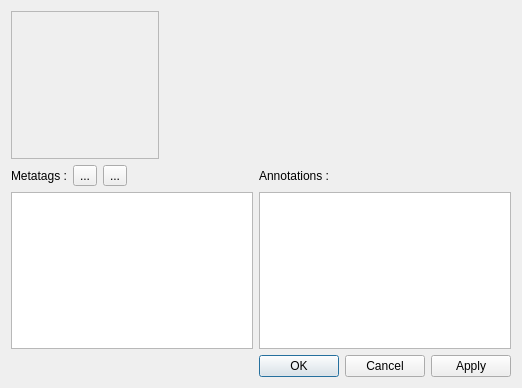
<?xml version="1.0" encoding="UTF-8"?>
<ui version="4.0">
 <class>ClipProperty</class>
 <widget class="QDialog" name="ClipProperty">
  <property name="geometry">
   <rect>
    <x>0</x>
    <y>0</y>
    <width>522</width>
    <height>388</height>
   </rect>
  </property>
  <property name="windowTitle">
   <string/>
  </property>
  <layout class="QGridLayout" name="gridLayout">
   <item row="0" column="0" colspan="4">
    <widget class="QFrame" name="frame">
     <property name="frameShape">
      <enum>QFrame::StyledPanel</enum>
     </property>
     <property name="frameShadow">
      <enum>QFrame::Raised</enum>
     </property>
     <layout class="QGridLayout" name="gridLayout_2">
      <item row="0" column="0">
       <widget class="QLabel" name="snapshotLabel">
        <property name="sizePolicy">
         <sizepolicy hsizetype="Minimum" vsizetype="Minimum">
          <horstretch>0</horstretch>
          <verstretch>0</verstretch>
         </sizepolicy>
        </property>
        <property name="minimumSize">
         <size>
          <width>128</width>
          <height>128</height>
         </size>
        </property>
        <property name="maximumSize">
         <size>
          <width>128</width>
          <height>128</height>
         </size>
        </property>
        <property name="baseSize">
         <size>
          <width>256</width>
          <height>256</height>
         </size>
        </property>
        <property name="text">
         <string/>
        </property>
       </widget>
      </item>
     </layout>
    </widget>
   </item>
   <item row="0" column="4">
    <spacer name="horizontalSpacer_2">
     <property name="orientation">
      <enum>Qt::Horizontal</enum>
     </property>
     <property name="sizeHint" stdset="0">
      <size>
       <width>40</width>
       <height>20</height>
      </size>
     </property>
    </spacer>
   </item>
   <item row="1" column="0">
    <widget class="QLabel" name="label">
     <property name="text">
      <string>Metatags :</string>
     </property>
    </widget>
   </item>
   <item row="2" column="0" colspan="6">
    <widget class="QListView" name="metaTagsView">
     <property name="selectionMode">
      <enum>QAbstractItemView::MultiSelection</enum>
     </property>
    </widget>
   </item>
   <item row="3" column="5">
    <spacer name="horizontalSpacer">
     <property name="orientation">
      <enum>Qt::Horizontal</enum>
     </property>
     <property name="sizeHint" stdset="0">
      <size>
       <width>40</width>
       <height>20</height>
      </size>
     </property>
    </spacer>
   </item>
   <item row="3" column="6">
    <widget class="QDialogButtonBox" name="buttonBox">
     <property name="sizePolicy">
      <sizepolicy hsizetype="Fixed" vsizetype="Fixed">
       <horstretch>0</horstretch>
       <verstretch>0</verstretch>
      </sizepolicy>
     </property>
     <property name="layoutDirection">
      <enum>Qt::LeftToRight</enum>
     </property>
     <property name="orientation">
      <enum>Qt::Horizontal</enum>
     </property>
     <property name="standardButtons">
      <set>QDialogButtonBox::Apply|QDialogButtonBox::Cancel|QDialogButtonBox::Ok</set>
     </property>
     <property name="centerButtons">
      <bool>false</bool>
     </property>
    </widget>
   </item>
   <item row="1" column="1">
    <widget class="QToolButton" name="addTagsButton">
     <property name="text">
      <string>...</string>
     </property>
     <property name="icon">
      <iconset resource="../../../ressources.qrc">
       <normaloff>:/images/images/add.png</normaloff>:/images/images/add.png</iconset>
     </property>
    </widget>
   </item>
   <item row="1" column="2">
    <widget class="QToolButton" name="deleteTagsButton">
     <property name="text">
      <string>...</string>
     </property>
     <property name="icon">
      <iconset resource="../../../ressources.qrc">
       <normaloff>:/images/images/remove.png</normaloff>:/images/images/remove.png</iconset>
     </property>
    </widget>
   </item>
   <item row="2" column="6">
    <widget class="QPlainTextEdit" name="annotationInput"/>
   </item>
   <item row="1" column="6">
    <widget class="QLabel" name="annotationLabel">
     <property name="text">
      <string>Annotations :</string>
     </property>
    </widget>
   </item>
   <item row="0" column="6">
    <widget class="QWidget" name="metadataContainer" native="true">
     <property name="sizePolicy">
      <sizepolicy hsizetype="Expanding" vsizetype="Expanding">
       <horstretch>0</horstretch>
       <verstretch>0</verstretch>
      </sizepolicy>
     </property>
     <property name="minimumSize">
      <size>
       <width>0</width>
       <height>0</height>
      </size>
     </property>
    </widget>
   </item>
  </layout>
 </widget>
 <resources>
  <include location="../../../ressources.qrc"/>
 </resources>
 <connections>
  <connection>
   <sender>buttonBox</sender>
   <signal>accepted()</signal>
   <receiver>ClipProperty</receiver>
   <slot>accept()</slot>
   <hints>
    <hint type="sourcelabel">
     <x>248</x>
     <y>254</y>
    </hint>
    <hint type="destinationlabel">
     <x>157</x>
     <y>274</y>
    </hint>
   </hints>
  </connection>
  <connection>
   <sender>buttonBox</sender>
   <signal>rejected()</signal>
   <receiver>ClipProperty</receiver>
   <slot>reject()</slot>
   <hints>
    <hint type="sourcelabel">
     <x>316</x>
     <y>260</y>
    </hint>
    <hint type="destinationlabel">
     <x>286</x>
     <y>274</y>
    </hint>
   </hints>
  </connection>
 </connections>
</ui>
